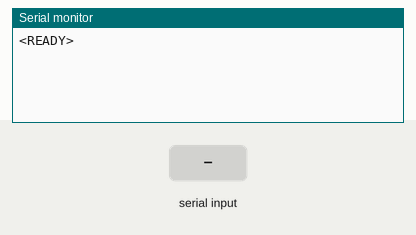
This sketch was run on a simulated Arduino Uno, built with avr-gcc and run on an emulated ATmega328P. Parts: the last lines printed to the serial monitor. Inputs (shaded band) come from the test bench.

Above: at 1.2 s.
1.3 s: "<SPEED,1>" received over Serial
At 2.2 s:
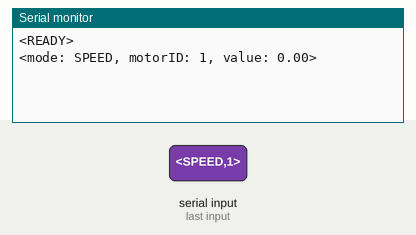
2.8 s: "<ACCEL,1>" received over Serial
At 3.3 s:
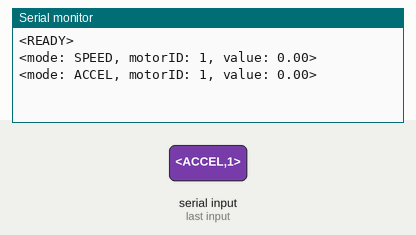
4.3 s: "<RUN,1>" received over Serial
At 5.5 s:
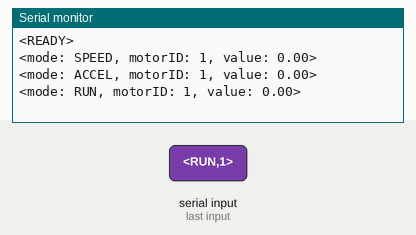
5.8 s: "<STOP,1>" received over Serial
At 6.8 s:
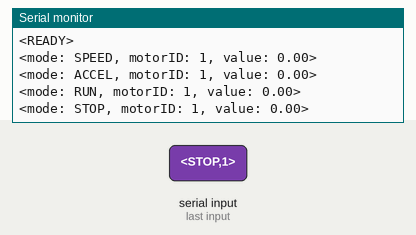
7.3 s: "<POSITION,1>" received over Serial
At 8.0 s:
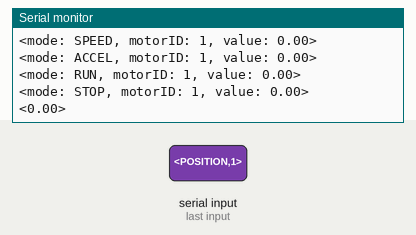

The sketch:

Stepper_Controller.ino
```cpp
#include <AccelStepper.h>

//==========
// VARIABLES
//==========

// ------------------------
// Global variables - fixed

// Define the pins for each motor
#define X_DIR 5
#define X_STP 2

#define Y_DIR 6
#define Y_STP 3

#define Z_DIR 7
#define Z_STP 4

#define A_DIR 13
#define A_STP 12

// Define the constants for the motors
#define X_SPEED 1000 // X steps per second
#define Y_SPEED 1000 // Y
#define Z_SPEED 1000 // Z
#define A_SPEED 1000 // Z

#define X_ACCEL 5000.0 // X steps per second per second
#define Y_ACCEL 5000.0 // Y
#define Z_ACCEL 5000.0 // Z
#define A_ACCEL 5000.0 // Z

// Define the baud rate of the Arduino
#define BAUD_RATE 9600 // 230400

#define DEVICEID "<ArduinoSyringePump - #2022-003>"

// ---------------
// Motor variables

int motorID = 0;
float distanceleft=0.0;

AccelStepper stepper1(AccelStepper::DRIVER, X_STP, X_DIR);
AccelStepper stepper2(AccelStepper::DRIVER, Y_STP, Y_DIR);
AccelStepper stepper3(AccelStepper::DRIVER, Z_STP, Z_DIR);
AccelStepper stepper4(AccelStepper::DRIVER, A_STP, A_DIR);

AccelStepper steppers[4] = {stepper1, stepper2, stepper3, stepper3};

// -----------------------
// Communication variables

const byte buffSize = 64;

char inputBuffer[buffSize];
char mode[buffSize] = {0};
float value = 0.0;

boolean readInProgress = false;
boolean newDataFromPC = false;


//=================
// PUBLIC FUNCTIONS
//=================

// ----------------------------------------------------
// Function called once to initialise the Arduino board
void setup() {

  // Initialise the baud rate of the Serial port
  Serial.begin(BAUD_RATE);

  // Set the initial max speed of the system
  stepper1.setMaxSpeed(X_SPEED);
  stepper2.setMaxSpeed(Y_SPEED);
  stepper3.setMaxSpeed(Z_SPEED);
  stepper4.setMaxSpeed(A_SPEED);

  // Set the acceleration of the system
  stepper1.setAcceleration(X_ACCEL);
  stepper2.setAcceleration(Y_ACCEL);
  stepper3.setAcceleration(Z_ACCEL);
  stepper4.setAcceleration(A_ACCEL);

  // Set the Arduino as ready
  Serial.println("<READY>");

}

// ---------------------------------------------
// Function called repeatedly to run the Arduino
void loop() {

      // Check if the selected motor reaches the target position
      // otherwise continue to move
      checkAndRun();

      // Get the data from the PC
      getDataFromPC();

      if(newDataFromPC){
         executeThisFunction();
      }

}
```

action.ino
```cpp
// -----------------------------
// ACTION.INO
//
// Include here the functions used to control and move the motors
//------------------------------


//=================
// PUBLIC FUNCTIONS
//=================

// -----------------------------------
// Run the motors to move the syringes
void runFew() {

  switch (motorID) {

    // Apply target position to motor 1
    case 1:
        stepper1.move(value);
      break;

    // Apply target position to motor 2
    case 2:
        stepper2.move(value);
      break;

    // Apply target position to motor 3
    case 3:
        stepper3.move(value);
      break;

    // Apply target position to motor 4
    case 4:
        stepper4.move(value);
      break;
  }
  clearVariables();

}


// This new function will run the motors if the motors need to
void checkAndRun() {

    if (stepper1.distanceToGo()!= 0){
      stepper1.run();
    }
    if (stepper2.distanceToGo()!= 0){
      stepper2.run();
    }
    if (stepper3.distanceToGo()!= 0){
      stepper3.run();
    }
    if (stepper4.distanceToGo()!= 0){
      stepper4.run();
    }

}


// -------------------
// Stop all the motors
void stopAll() {

  switch (motorID) {

    // Stop motor 1
    case 1:
        stepper1.move(0);
      break;

    // Stop motor 2
    case 2:
        stepper2.move(0);
      break;

    // Stop motor 3
    case 3:
        stepper3.move(0);
      break;

    // Stop motor 4
    case 4:
        stepper4.move(0);
      break;
  }
  clearVariables();
}
```

parser.ino
```cpp
// -----------------------------
// PARSER.INO
//
// Include here the functions used to read the communication from the computer
//------------------------------

//==========
// VARIABLES
//==========

const char startMarker = '<';
const char endMarker = '>';

byte bytesRecvd = 0;

//=================
// PUBLIC FUNCTIONS
//=================

// -------------------------------------------------
// Read the serial port and extract commands from it
void getDataFromPC() {

  // Check if data is coming through the serial port
  if (Serial.available() > 0)
  {

    // Read the next incoming character
    char x = Serial.read();

    // Detect the end marker and call the parser - Needs to be 1st if statement
    if (x == endMarker) {
      readInProgress = false;
      newDataFromPC = true;

      // Clear the buffer
      inputBuffer[bytesRecvd] = 0;

      return parseData();
    }

    // Save the current character in memory - Needs to be 2nd if statement
    if (readInProgress) {

      // Add the character to the buffer
      inputBuffer[bytesRecvd] = x;
      bytesRecvd ++;

      // Correct if size is exceeding buffer size
      if (bytesRecvd == buffSize) {
        bytesRecvd = buffSize - 1;
      }
    }

    // Detect the start marker and collect characters - Needs to be 3rd if statement
    if (x == startMarker) {
      bytesRecvd = 0;
      readInProgress = true;
    }

  }
}

// -----------------------
// Parse the incoming data
void parseData() {

  char * strtokIndx; // this is used by strtok() as an index

  // Extract the MODE
  strtokIndx = strtok(inputBuffer, ",");
  strcpy(mode, strtokIndx);

  // Extract the MOTORID
  strtokIndx = strtok(NULL, ",");
  String motorstr(strtokIndx);

  // Convert into an integer
  motorID = atoi(strtokIndx);

  // Extract the VALUE
  strtokIndx = strtok(NULL, ",");
  value = atof(strtokIndx);

  // Communicate back to the computer
  newDataFromPC = true;

}


// ------------------------------
// Select the function to execute
void executeThisFunction() {

  // Go to the SPEED setting function
  if (strcmp(mode, "SPEED") == 0) {
    replyToPC();
    updateSpeed();
  }

  // Go to the ACCEL setting function
  else if (strcmp(mode, "ACCEL") == 0) {
    replyToPC();
    updateAccel();
  }

  // Go to the RUN function
  else if (strcmp(mode, "RUN") == 0) {
    replyToPC();
    runFew();
  }

  // Go to the STOP function
  else if (strcmp(mode, "STOP") == 0) {
    replyToPC();
    stopAll();
  }

  // Go to the POS function
  else if (strcmp(mode, "POSITION") == 0) {
    positionCheck();
  }

  // Go to the GETID function
  else if (strcmp(mode, "GETID") == 0) {
    returnID();
  }
}


// ------------------------------------
// Return the distance left to the computer
void positionCheck() {

  switch (motorID) {

    // Check the left distance for motor 1
    case 1:
        distanceleft=stepper1.distanceToGo();
      break;

    // Check the left distance for motor 2
    case 2:
        distanceleft=stepper2.distanceToGo();
      break;

    // Check the left distance for motor 3
    case 3:
        distanceleft=stepper3.distanceToGo();
      break;

    // Check the left distance for motor 4
    case 4:
        distanceleft=stepper4.distanceToGo();
      break;
  }

  Serial.print("<");
  Serial.print(distanceleft);
  Serial.println(">");

  // Reset all variables
  clearVariables();
}


// ------------------------------------
// Return the Device ID to the computer
void returnID() {
  Serial.println(DEVICEID);
  newDataFromPC = false;
  clearVariables();
}


// ---------------------------------------------------
// Reply to the computer to aknowledge the new command
void replyToPC() {

  if (newDataFromPC) {
    newDataFromPC = false;
    Serial.print("<mode: ");
    Serial.print(mode);
    Serial.print(", motorID: ");
    Serial.print(motorID);
    Serial.print(", value: ");
    Serial.print(value);
    Serial.println(">");
  }

}
```

settings.ino
```cpp
// -----------------------------
// SETTINGS.INO
//
// Include here the functions used to modify the settings of the motors
//------------------------------

//=================
// PUBLIC FUNCTIONS
//=================


// --------------------------------
// Update the speed of the motor
void updateSpeed() {

  switch (motorID) {

    // Apply speed to motor 1
    case 1:
        stepper1.setMaxSpeed(value);
      break;

    // Apply speed to motor 2
    case 2:
        stepper2.setMaxSpeed(value);
      break;

    // Apply speed to motor 3
    case 3:
        stepper3.setMaxSpeed(value);
      break;

    // Apply speed to motor 4
    case 4:
        stepper4.setMaxSpeed(value);
      break;
  }

  // Reset all variables
  clearVariables();
}


// --------------------------------
// Update the accel of the motor
void updateAccel() {

  switch (motorID) {

    // Apply accel to motor 1
    case 1:
        stepper1.setAcceleration(value);
      break;

    // Apply accel to motor 2
    case 2:
        stepper2.setAcceleration(value);
      break;

    // Apply accel to motor 3
    case 3:
        stepper3.setAcceleration(value);
      break;

    // Apply accel to motor 4
    case 4:
        stepper4.setAcceleration(value);
      break;
  }

  // Reset all variables
  clearVariables();
}


// ------------------------------------
// Clear all variables after the action
void clearVariables() {

  memset(mode,0,sizeof(mode));
  motorID = 0;
  value = 0.0;

}
```

Measured:
- after the input at 1.3 s, the serial monitor: prints a new line at once (image 1)
- after the input at 2.8 s, the serial monitor: prints a new line at once (image 2)
- after the input at 4.3 s, the serial monitor: prints a new line at once (image 3)
- after the input at 5.8 s, the serial monitor: prints a new line at once (image 4)
- after the input at 7.3 s, the serial monitor: prints a new line at once (image 5)
